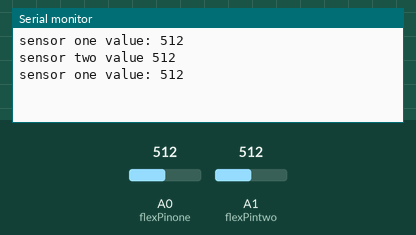
A sketch run on a simulated Arduino Uno, built with avr-gcc and run on an emulated ATmega328P. Parts: the last lines printed to the serial monitor. Inputs (shaded band) come from the test bench; at power-on: A0 (flexPinone) = 512, A1 (flexPintwo) = 512.

Above: at 2.8 s.
2.9 s: A0 (flexPinone) set to 716
At 3.8 s:
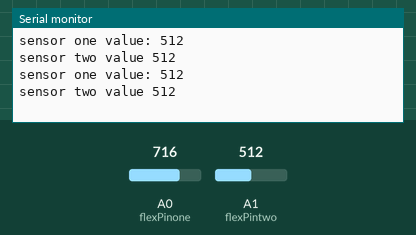
5.6 s: A1 (flexPintwo) set to 716
At 6.8 s:
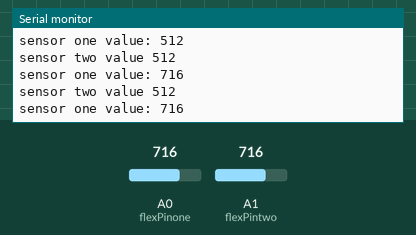
8.3 s: A0 (flexPinone) set to 900
At 9.7 s:
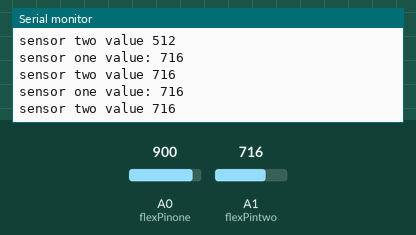
11.0 s: A1 (flexPintwo) set to 900
At 11.8 s:
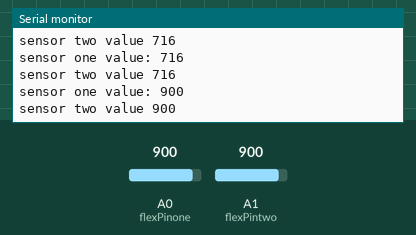
Timing chart, 0 to 14.0 s (numbered marks = the images above; inputs shaded):
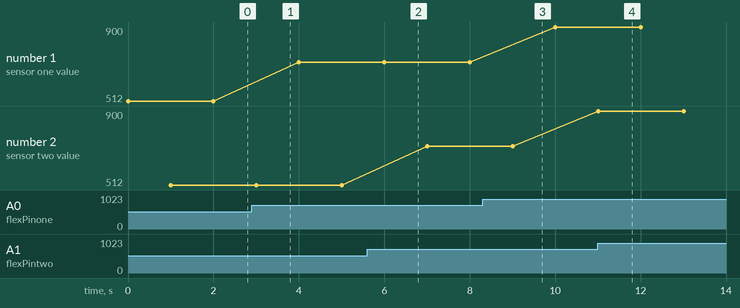

The sketch:

sample_flex.ino
```cpp
const int flexPinone =A0;
const int flexPintwo=A1;

void setup()
{
  Serial.begin(9600);
}

void loop()
{
  int flexValueone;
  flexValueone = analogRead(flexPinone);
  Serial.print("sensor one value: ");
  Serial.println(flexValueone);
  delay(1000);


  int flexValuetwo;
  flexValuetwo = analogRead(flexPintwo);
  Serial.print("sensor two value ");
  Serial.println(flexValuetwo);
  delay(1000);
}

/* Author : Devansh and Bhuvaneshwari*/
```

Measured:
- after the input at 11.0 s, the serial monitor: prints a new line at once (image 4)
- plotted number 1: 512 → 716 after the input at 2.9 s, 716 → 900 after the input at 8.3 s
